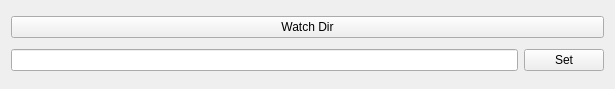
<?xml version="1.0" encoding="UTF-8"?>
<ui version="4.0">
 <class>DogHouse</class>
 <widget class="QWidget" name="DogHouse">
  <property name="enabled">
   <bool>true</bool>
  </property>
  <property name="geometry">
   <rect>
    <x>0</x>
    <y>0</y>
    <width>615</width>
    <height>89</height>
   </rect>
  </property>
  <property name="windowTitle">
   <string>DogHouse</string>
  </property>
  <layout class="QVBoxLayout" name="verticalLayout">
   <item>
    <layout class="QHBoxLayout" name="horizontalLayout">
     <item>
      <widget class="QPushButton" name="pushButton_watchdir">
       <property name="text">
        <string>Watch Dir</string>
       </property>
      </widget>
     </item>
    </layout>
   </item>
   <item>
    <layout class="QHBoxLayout" name="horizontalLayout_2">
     <item>
      <widget class="QLineEdit" name="lineEdit_callback"/>
     </item>
     <item>
      <widget class="QPushButton" name="pushButton_cmd">
       <property name="text">
        <string>Set</string>
       </property>
      </widget>
     </item>
    </layout>
   </item>
  </layout>
 </widget>
 <layoutdefault spacing="6" margin="11"/>
 <resources/>
 <connections/>
</ui>
